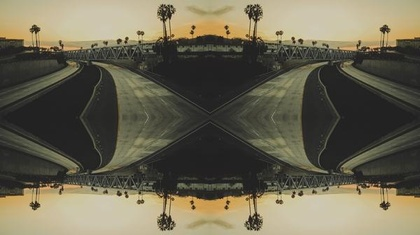
%> input picture 6th_sem/jimut-matlab/mat/mat/image_ref_xy_1.jpg, 420 x 235 px, shrunk from 600 x 336 before the run
$ octave rgb_to_bw.m   (GNU Octave 9; MATLAB toolbox functions it lacks are replaced by stand-ins)
%> lines starting %> are read from the running program, lines starting %| are printed output that depends on the picture; in (x1, y1, x2, y2) boxes, pixels count from 0 and x2, y2 are one past the last pixel; in counts of white or black regions, pixels touching at a corner belong together; the program's own positions count from 1
% To convert an image from RGB to Black and white
file1 = input('\n Enter an image file name : ','s');
%> the answer given: image_ref_xy_1.jpg
file2 = input('\n Enter an output file name : ','s');
%> the answer given: out.png
x = imread(file1);
%> x is the input picture: size 235x420x3 uint8; mean R, G, B 107, 101.6, 82.3
[r,c,d] = size(x);
%> r = 235; c = 420; d = 3

% converting it to grayscale;
y(1:r,1:c,1) = 0.3*x(1:r,1:c,1) + 0.6*x(1:r,1:c,2) + 0.1*x(1:r,1:c,3);
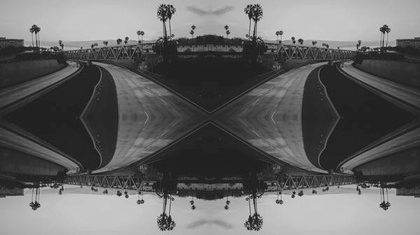
%> y: size 235x420 uint8; min 14, max 214, mean 101.4

for i=1:r
  for j=1:c
    %y(i,j,1)
    if y(i,j,1) >= 127
      k(i,j,1) = 255;
    else
      k(i,j,1) = 0;
    endif
  endfor
endfor
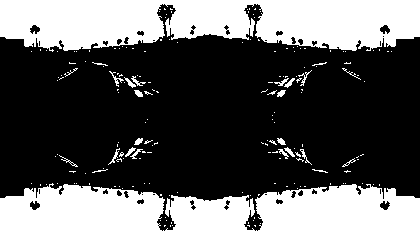
%> k: size 235x420 double; 36.2% white; 186 white regions (160 under 20 px), largest, box (x1, y1, x2, y2) and area: (0, 183, 420, 235) 17205, (0, 0, 420, 52) 17203, (109, 71, 124, 87) 54

imshow(k);
imwrite(k,file2);

$ run again, on 6th_sem/jimut-matlab/mat/mat/im_ref_y.jpg
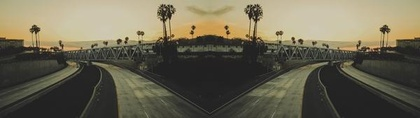
%> input picture 6th_sem/jimut-matlab/mat/mat/im_ref_y.jpg, 420 x 118 px, shrunk from 600 x 168 before the run
%> x is the input picture: size 118x420x3 uint8; mean R, G, B 107, 101.6, 82.3
%> `y(1:r,1:c,1) = 0.3*x(1:r,1:c,1) + 0.6*x(1:r,1:c,2) + 0.1*x(1:r,1:c,3);`:
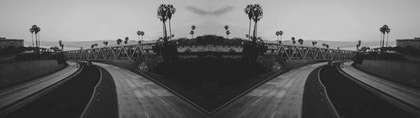
%> y: size 118x420 uint8; min 14, max 214, mean 101.4
%> after the loop `for i=1:r`:
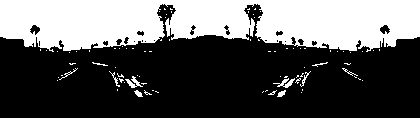
%> k: size 118x420 double; 36.1% white; 83 white regions (72 under 20 px), largest, box (x1, y1, x2, y2) and area: (0, 0, 420, 52) 17263, (125, 76, 143, 88) 87, (273, 78, 295, 88) 87

$ run again, on 6th_sem/jimut-matlab/mat/mat/img1.jpg
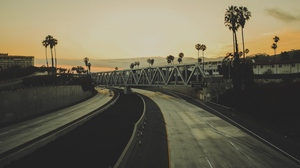
%> input picture 6th_sem/jimut-matlab/mat/mat/img1.jpg, 300 x 168 px
%> x is the input picture: size 168x300x3 uint8; mean R, G, B 107, 101.6, 82.3
%> `y(1:r,1:c,1) = 0.3*x(1:r,1:c,1) + 0.6*x(1:r,1:c,2) + 0.1*x(1:r,1:c,3);`:
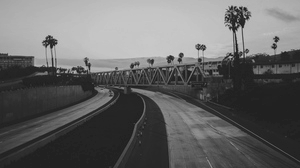
%> y: size 168x300 uint8; min 22, max 205, mean 101.4
%> after the loop `for i=1:r`:
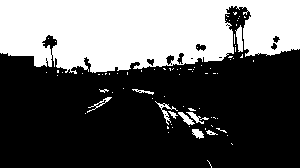
%> k: size 168x300 double; 36.4% white; 82 white regions (72 under 20 px), largest, box (x1, y1, x2, y2) and area: (0, 0, 300, 74) 17481, (235, 25, 243, 52) 132, (155, 101, 178, 125) 107
